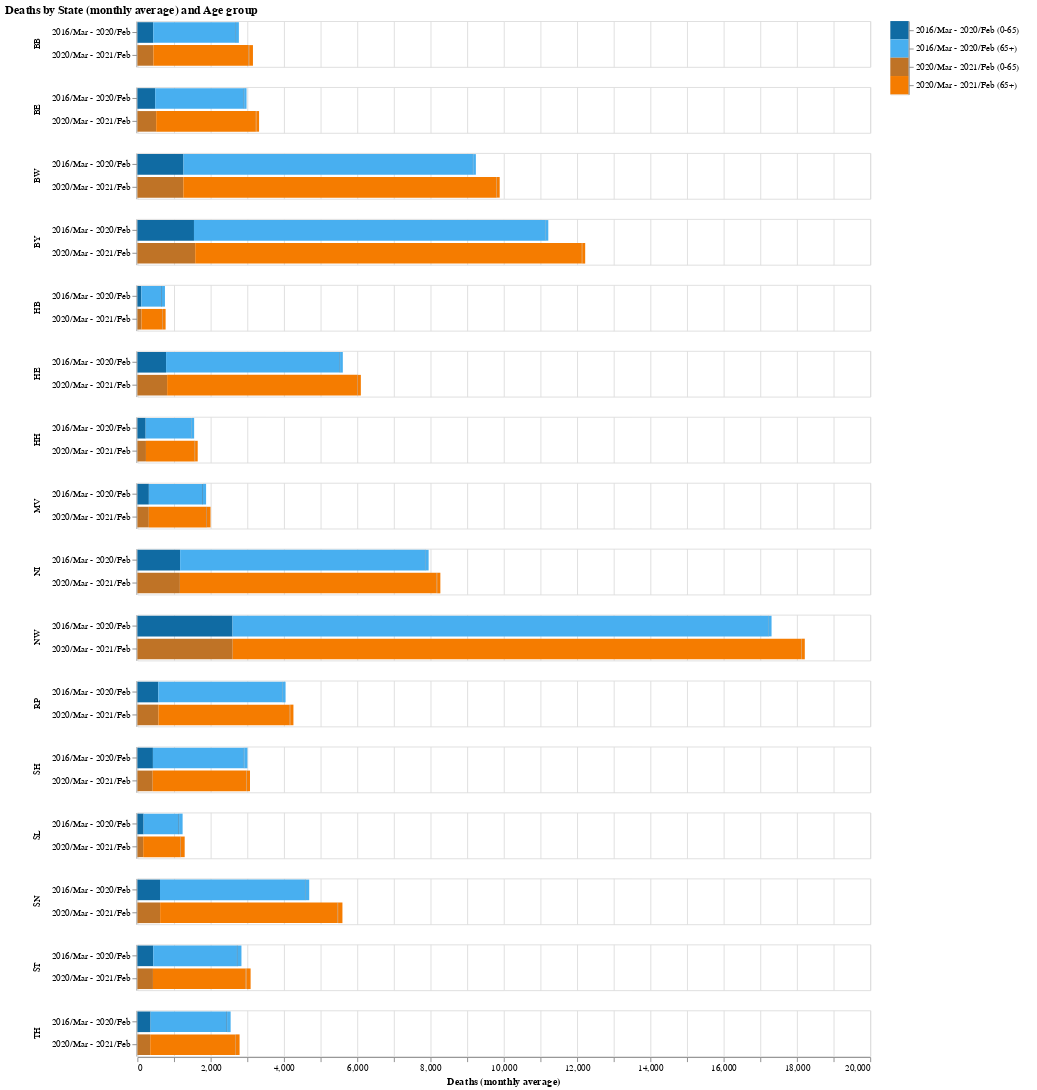

The code cell stored with this chart in its notebook:
### Code cell
#hide_input

# allow more then 5000 data entries
#alt.data_transformers.enable('json')
#alt.data_transformers.enable('default', max_rows=6000)

# prepare dropdown
measures = ['deaths', 'deaths_per_pop']
measure_dropdown = alt.binding_select(options=measures, labels = T_STATE_MEASURES, name=T_MEASURE + ': ')
measure_select = alt.selection_single(fields=['measure'], bind=measure_dropdown, name='measure')

base = alt.Chart(data_m).transform_calculate(
    color_age = 'datum.period == "2016/Mar - 2020/Feb" ? (datum.age == "0-65" ? "#106ba3" : "#48aff0") : (datum.age == "0-65" ? "#bf7326" : "#f57c00")'
)

# plot chart
bar_chart = base.mark_bar().encode(
    x= alt.X('val', title = T_DEATHS_MONTHLY),
    y = alt.Y('period', title = ''),
    color = alt.Color('color_age:N', scale=None), #alt.Color('age', legend=alt.Legend(title=T_AGE)),
    row = alt.Row('state_abbrv', header = alt.Header(title = ' ')),
    order = alt.Order(
      'state_abbrv',
      sort ='ascending'
    ),
    tooltip = [alt.Tooltip('state_abbrv', title = T_STATE),
               alt.Tooltip('age', title = T_AGE_GRP),
               alt.Tooltip('val', title = T_DEATHS_MONTHLY, format = '.0f')
              ]
).add_selection(
    measure_select
).transform_filter(
    measure_select  
).properties(width=800, height=50, title = f'{T_DEATHS_BY_STATE} {T_AND} {T_AGE_GRP}')


legend_df =  pd.DataFrame({'age_group' : ['0-65',"0-65 ", '65+','65+ '],
                           'color': [ "#106ba3","#bf7326","#48aff0","#f57c00"],
                          'period': ['2016/Mar - 2020/Feb (0-65)', '2020/Mar - 2021/Feb (0-65)', '2016/Mar - 2020/Feb (65+)', '2020/Mar - 2021/Feb (65+)']})

#https://medium.com/dataexplorations/focus-generating-an-interactive-legend-in-altair-9a92b5714c55
legend = alt.Chart(legend_df
).mark_rect(#filled=True, size=200
).transform_calculate(
    color_legend = 'datum.color'
).encode(
    y=alt.Y('period:O', axis=alt.Axis(orient='right'), title = ' '),
    color=alt.Color('color_legend:N', scale=None),
    order = alt.Order(
      'period:O',
      sort ='ascending'
    )
)

bar_chart | legend

### Figure 1 — Vega-Lite specification as saved in the notebook (floating-point values rounded to 4 significant figures)
{"config": {"view": {"continuousWidth": 400, "continuousHeight": 300}}, "hconcat": [{"data": {"name": "data-531d50368a2f04e646d7faebd3e635e5"}, "mark": "bar", "encoding": {"color": {"type": "nominal", "field": "color_age", "scale": null}, "order": {"type": "nominal", "field": "state_abbrv", "sort": "ascending"}, "row": {"type": "nominal", "field": "state_abbrv", "header": {"title": " "}}, "tooltip": [{"type": "nominal", "field": "state_abbrv", "title": "State"}, {"type": "nominal", "field": "age", "title": "Age group"}, {"type": "quantitative", "field": "val", "format": ".0f", "title": "Deaths (monthly average)"}], "x": {"type": "quantitative", "field": "val", "title": "Deaths (monthly average)"}, "y": {"type": "nominal", "field": "period", "title": ""}}, "height": 50, "selection": {"measure": {"type": "single", "fields": ["measure"], "bind": {"input": "select", "options": ["deaths", "deaths_per_pop"], "labels": ["Deaths", "Deaths per 100,000"], "name": "Measure: "}}}, "title": "Deaths by State (monthly average) and Age group", "transform": [{"calculate": "datum.period == \"2016/Mar - 2020/Feb\" ? (datum.age == \"0-65\" ? \"#106ba3\" : \"#48aff0\") : (datum.age == \"0-65\" ? \"#bf7326\" : \"#f57c00\")", "as": "color_age"}, {"filter": {"selection": "measure"}}], "width": 800}, {"data": {"name": "data-2c993e909bda5ef1ccd1b3d4dd4793b8"}, "mark": "rect", "encoding": {"color": {"type": "nominal", "field": "color_legend", "scale": null}, "order": {"type": "ordinal", "field": "period", "sort": "ascending"}, "y": {"type": "ordinal", "axis": {"orient": "right"}, "field": "period", "title": " "}}, "transform": [{"calculate": "datum.color", "as": "color_legend"}]}], "$schema": "https://vega.github.io/schema/vega-lite/v4.8.1.json", "datasets": {"data-531d50368a2f04e646d7faebd3e635e5": [{"state_abbrv": "BB", "age": "0-65", "period": "2016/Mar - 2020/Feb", "measure": "deaths", "val": 432.6}, {"state_abbrv": "BB", "age": "0-65", "period": "2020/Mar - 2021/Feb", "measure": "deaths", "val": 435.3}, {"state_abbrv": "BB", "age": "65+", "period": "2016/Mar - 2020/Feb", "measure": "deaths", "val": 2231.0}, {"state_abbrv": "BB", "age": "65+", "period": "2020/Mar - 2021/Feb", "measure": "deaths", "val": 2598.0}, {"state_abbrv": "BE", "age": "0-65", "period": "2016/Mar - 2020/Feb", "measure": "deaths", "val": 485.3}, {"state_abbrv": "BE", "age": "0-65", "period": "2020/Mar - 2021/Feb", "measure": "deaths", "val": 512.7}, {"state_abbrv": "BE", "age": "65+", "period": "2016/Mar - 2020/Feb", "measure": "deaths", "val": 2414.0}, {"state_abbrv": "BE", "age": "65+", "period": "2020/Mar - 2021/Feb", "measure": "deaths", "val": 2720.0}, {"state_abbrv": "BW", "age": "0-65", "period": "2016/Mar - 2020/Feb", "measure": "deaths", "val": 1257.0}, {"state_abbrv": "BW", "age": "0-65", "period": "2020/Mar - 2021/Feb", "measure": "deaths", "val": 1253.0}, {"state_abbrv": "BW", "age": "65+", "period": "2016/Mar - 2020/Feb", "measure": "deaths", "val": 7898.0}, {"state_abbrv": "BW", "age": "65+", "period": "2020/Mar - 2021/Feb", "measure": "deaths", "val": 8547.0}, {"state_abbrv": "BY", "age": "0-65", "period": "2016/Mar - 2020/Feb", "measure": "deaths", "val": 1544.0}, {"state_abbrv": "BY", "age": "0-65", "period": "2020/Mar - 2021/Feb", "measure": "deaths", "val": 1578.0}, {"state_abbrv": "BY", "age": "65+", "period": "2016/Mar - 2020/Feb", "measure": "deaths", "val": 9586.0}, {"state_abbrv": "BY", "age": "65+", "period": "2020/Mar - 2021/Feb", "measure": "deaths", "val": 10550.0}, {"state_abbrv": "HB", "age": "0-65", "period": "2016/Mar - 2020/Feb", "measure": "deaths", "val": 107.4}, {"state_abbrv": "HB", "age": "0-65", "period": "2020/Mar - 2021/Feb", "measure": "deaths", "val": 112.2}, {"state_abbrv": "HB", "age": "65+", "period": "2016/Mar - 2020/Feb", "measure": "deaths", "val": 548.5}, {"state_abbrv": "HB", "age": "65+", "period": "2020/Mar - 2021/Feb", "measure": "deaths", "val": 559.4}, {"state_abbrv": "HE", "age": "0-65", "period": "2016/Mar - 2020/Feb", "measure": "deaths", "val": 782.5}, {"state_abbrv": "HE", "age": "0-65", "period": "2020/Mar - 2021/Feb", "measure": "deaths", "val": 811.5}, {"state_abbrv": "HE", "age": "65+", "period": "2016/Mar - 2020/Feb", "measure": "deaths", "val": 4736.0}, {"state_abbrv": "HE", "age": "65+", "period": "2020/Mar - 2021/Feb", "measure": "deaths", "val": 5192.0}, {"state_abbrv": "HH", "age": "0-65", "period": "2016/Mar - 2020/Feb", "measure": "deaths", "val": 225.6}, {"state_abbrv": "HH", "age": "0-65", "period": "2020/Mar - 2021/Feb", "measure": "deaths", "val": 233.2}, {"state_abbrv": "HH", "age": "65+", "period": "2016/Mar - 2020/Feb", "measure": "deaths", "val": 1243.0}, {"state_abbrv": "HH", "age": "65+", "period": "2020/Mar - 2021/Feb", "measure": "deaths", "val": 1328.0}, {"state_abbrv": "MV", "age": "0-65", "period": "2016/Mar - 2020/Feb", "measure": "deaths", "val": 312.9}, {"state_abbrv": "MV", "age": "0-65", "period": "2020/Mar - 2021/Feb", "measure": "deaths", "val": 311.7}, {"state_abbrv": "MV", "age": "65+", "period": "2016/Mar - 2020/Feb", "measure": "deaths", "val": 1452.0}, {"state_abbrv": "MV", "age": "65+", "period": "2020/Mar - 2021/Feb", "measure": "deaths", "val": 1567.0}, {"state_abbrv": "NI", "age": "0-65", "period": "2016/Mar - 2020/Feb", "measure": "deaths", "val": 1166.0}, {"state_abbrv": "NI", "age": "0-65", "period": "2020/Mar - 2021/Feb", "measure": "deaths", "val": 1160.0}, {"state_abbrv": "NI", "age": "65+", "period": "2016/Mar - 2020/Feb", "measure": "deaths", "val": 6684.0}, {"state_abbrv": "NI", "age": "65+", "period": "2020/Mar - 2021/Feb", "measure": "deaths", "val": 7007.0}, {"state_abbrv": "NW", "age": "0-65", "period": "2016/Mar - 2020/Feb", "measure": "deaths", "val": 2596.0}, {"state_abbrv": "NW", "age": "0-65", "period": "2020/Mar - 2021/Feb", "measure": "deaths", "val": 2601.0}, {"state_abbrv": "NW", "age": "65+", "period": "2016/Mar - 2020/Feb", "measure": "deaths", "val": 14620.0}, {"state_abbrv": "NW", "age": "65+", "period": "2020/Mar - 2021/Feb", "measure": "deaths", "val": 15510.0}, {"state_abbrv": "RP", "age": "0-65", "period": "2016/Mar - 2020/Feb", "measure": "deaths", "val": 570.5}, {"state_abbrv": "RP", "age": "0-65", "period": "2020/Mar - 2021/Feb", "measure": "deaths", "val": 574.4}, {"state_abbrv": "RP", "age": "65+", "period": "2016/Mar - 2020/Feb", "measure": "deaths", "val": 3377.0}, {"state_abbrv": "RP", "age": "65+", "period": "2020/Mar - 2021/Feb", "measure": "deaths", "val": 3582.0}, {"state_abbrv": "SH", "age": "0-65", "period": "2016/Mar - 2020/Feb", "measure": "deaths", "val": 423.5}, {"state_abbrv": "SH", "age": "0-65", "period": "2020/Mar - 2021/Feb", "measure": "deaths", "val": 417.2}, {"state_abbrv": "SH", "age": "65+", "period": "2016/Mar - 2020/Feb", "measure": "deaths", "val": 2479.0}, {"state_abbrv": "SH", "age": "65+", "period": "2020/Mar - 2021/Feb", "measure": "deaths", "val": 2553.0}, {"state_abbrv": "SL", "age": "0-65", "period": "2016/Mar - 2020/Feb", "measure": "deaths", "val": 169.6}, {"state_abbrv": "SL", "age": "0-65", "period": "2020/Mar - 2021/Feb", "measure": "deaths", "val": 157.8}, {"state_abbrv": "SL", "age": "65+", "period": "2016/Mar - 2020/Feb", "measure": "deaths", "val": 950.9}, {"state_abbrv": "SL", "age": "65+", "period": "2020/Mar - 2021/Feb", "measure": "deaths", "val": 1014.0}, {"state_abbrv": "SN", "age": "0-65", "period": "2016/Mar - 2020/Feb", "measure": "deaths", "val": 616.8}, {"state_abbrv": "SN", "age": "0-65", "period": "2020/Mar - 2021/Feb", "measure": "deaths", "val": 620.8}, {"state_abbrv": "SN", "age": "65+", "period": "2016/Mar - 2020/Feb", "measure": "deaths", "val": 3960.0}, {"state_abbrv": "SN", "age": "65+", "period": "2020/Mar - 2021/Feb", "measure": "deaths", "val": 4841.0}, {"state_abbrv": "ST", "age": "0-65", "period": "2016/Mar - 2020/Feb", "measure": "deaths", "val": 432.5}, {"state_abbrv": "ST", "age": "0-65", "period": "2020/Mar - 2021/Feb", "measure": "deaths", "val": 424.3}, {"state_abbrv": "ST", "age": "65+", "period": "2016/Mar - 2020/Feb", "measure": "deaths", "val": 2284.0}, {"state_abbrv": "ST", "age": "65+", "period": "2020/Mar - 2021/Feb", "measure": "deaths", "val": 2531.0}, {"state_abbrv": "TH", "age": "0-65", "period": "2016/Mar - 2020/Feb", "measure": "deaths", "val": 359.6}, {"state_abbrv": "TH", "age": "0-65", "period": "2020/Mar - 2021/Feb", "measure": "deaths", "val": 350.2}, {"state_abbrv": "TH", "age": "65+", "period": "2016/Mar - 2020/Feb", "measure": "deaths", "val": 2071.0}, {"state_abbrv": "TH", "age": "65+", "period": "2020/Mar - 2021/Feb", "measure": "deaths", "val": 2314.0}, {"state_abbrv": "BB", "age": "0-65", "period": "2016/Mar - 2020/Feb", "measure": "deaths_per_pop", "val": 17.16}, {"state_abbrv": "BB", "age": "0-65", "period": "2020/Mar - 2021/Feb", "measure": "deaths_per_pop", "val": 17.26}, {"state_abbrv": "BB", "age": "65+", "period": "2016/Mar - 2020/Feb", "measure": "deaths_per_pop", "val": 88.48}, {"state_abbrv": "BB", "age": "65+", "period": "2020/Mar - 2021/Feb", "measure": "deaths_per_pop", "val": 103.0}, {"state_abbrv": "BE", "age": "0-65", "period": "2016/Mar - 2020/Feb", "measure": "deaths_per_pop", "val": 13.23}, {"state_abbrv": "BE", "age": "0-65", "period": "2020/Mar - 2021/Feb", "measure": "deaths_per_pop", "val": 13.97}, {"state_abbrv": "BE", "age": "65+", "period": "2016/Mar - 2020/Feb", "measure": "deaths_per_pop", "val": 65.79}, {"state_abbrv": "BE", "age": "65+", "period": "2020/Mar - 2021/Feb", "measure": "deaths_per_pop", "val": 74.12}, {"state_abbrv": "BW", "age": "0-65", "period": "2016/Mar - 2020/Feb", "measure": "deaths_per_pop", "val": 11.33}, {"state_abbrv": "BW", "age": "0-65", "period": "2020/Mar - 2021/Feb", "measure": "deaths_per_pop", "val": 11.28}, {"state_abbrv": "BW", "age": "65+", "period": "2016/Mar - 2020/Feb", "measure": "deaths_per_pop", "val": 71.15}, {"state_abbrv": "BW", "age": "65+", "period": "2020/Mar - 2021/Feb", "measure": "deaths_per_pop", "val": 77.0}, {"state_abbrv": "BY", "age": "0-65", "period": "2016/Mar - 2020/Feb", "measure": "deaths_per_pop", "val": 11.76}, {"state_abbrv": "BY", "age": "0-65", "period": "2020/Mar - 2021/Feb", "measure": "deaths_per_pop", "val": 12.02}, {"state_abbrv": "BY", "age": "65+", "period": "2016/Mar - 2020/Feb", "measure": "deaths_per_pop", "val": 73.04}, {"state_abbrv": "BY", "age": "65+", "period": "2020/Mar - 2021/Feb", "measure": "deaths_per_pop", "val": 80.39}, {"state_abbrv": "HB", "age": "0-65", "period": "2016/Mar - 2020/Feb", "measure": "deaths_per_pop", "val": 15.77}, {"state_abbrv": "HB", "age": "0-65", "period": "2020/Mar - 2021/Feb", "measure": "deaths_per_pop", "val": 16.48}, {"state_abbrv": "HB", "age": "65+", "period": "2016/Mar - 2020/Feb", "measure": "deaths_per_pop", "val": 80.52}, {"state_abbrv": "HB", "age": "65+", "period": "2020/Mar - 2021/Feb", "measure": "deaths_per_pop", "val": 82.12}, {"state_abbrv": "HE", "age": "0-65", "period": "2016/Mar - 2020/Feb", "measure": "deaths_per_pop", "val": 12.44}, {"state_abbrv": "HE", "age": "0-65", "period": "2020/Mar - 2021/Feb", "measure": "deaths_per_pop", "val": 12.91}, {"state_abbrv": "HE", "age": "65+", "period": "2016/Mar - 2020/Feb", "measure": "deaths_per_pop", "val": 75.32}, {"state_abbrv": "HE", "age": "65+", "period": "2020/Mar - 2021/Feb", "measure": "deaths_per_pop", "val": 82.56}, {"state_abbrv": "HH", "age": "0-65", "period": "2016/Mar - 2020/Feb", "measure": "deaths_per_pop", "val": 12.21}, {"state_abbrv": "HH", "age": "0-65", "period": "2020/Mar - 2021/Feb", "measure": "deaths_per_pop", "val": 12.63}, {"state_abbrv": "HH", "age": "65+", "period": "2016/Mar - 2020/Feb", "measure": "deaths_per_pop", "val": 67.3}, {"state_abbrv": "HH", "age": "65+", "period": "2020/Mar - 2021/Feb", "measure": "deaths_per_pop", "val": 71.9}, {"state_abbrv": "MV", "age": "0-65", "period": "2016/Mar - 2020/Feb", "measure": "deaths_per_pop", "val": 19.46}, {"state_abbrv": "MV", "age": "0-65", "period": "2020/Mar - 2021/Feb", "measure": "deaths_per_pop", "val": 19.38}, {"state_abbrv": "MV", "age": "65+", "period": "2016/Mar - 2020/Feb", "measure": "deaths_per_pop", "val": 90.31}, {"state_abbrv": "MV", "age": "65+", "period": "2020/Mar - 2021/Feb", "measure": "deaths_per_pop", "val": 97.45}, {"state_abbrv": "NI", "age": "0-65", "period": "2016/Mar - 2020/Feb", "measure": "deaths_per_pop", "val": 14.59}, {"state_abbrv": "NI", "age": "0-65", "period": "2020/Mar - 2021/Feb", "measure": "deaths_per_pop", "val": 14.51}, {"state_abbrv": "NI", "age": "65+", "period": "2016/Mar - 2020/Feb", "measure": "deaths_per_pop", "val": 83.61}, {"state_abbrv": "NI", "age": "65+", "period": "2020/Mar - 2021/Feb", "measure": "deaths_per_pop", "val": 87.65}, {"state_abbrv": "NW", "age": "0-65", "period": "2016/Mar - 2020/Feb", "measure": "deaths_per_pop", "val": 14.47}, {"state_abbrv": "NW", "age": "0-65", "period": "2020/Mar - 2021/Feb", "measure": "deaths_per_pop", "val": 14.49}, {"state_abbrv": "NW", "age": "65+", "period": "2016/Mar - 2020/Feb", "measure": "deaths_per_pop", "val": 81.44}, {"state_abbrv": "NW", "age": "65+", "period": "2020/Mar - 2021/Feb", "measure": "deaths_per_pop", "val": 86.44}, {"state_abbrv": "RP", "age": "0-65", "period": "2016/Mar - 2020/Feb", "measure": "deaths_per_pop", "val": 13.94}, {"state_abbrv": "RP", "age": "0-65", "period": "2020/Mar - 2021/Feb", "measure": "deaths_per_pop", "val": 14.03}, {"state_abbrv": "RP", "age": "65+", "period": "2016/Mar - 2020/Feb", "measure": "deaths_per_pop", "val": 82.49}, {"state_abbrv": "RP", "age": "65+", "period": "2020/Mar - 2021/Feb", "measure": "deaths_per_pop", "val": 87.51}, {"state_abbrv": "SH", "age": "0-65", "period": "2016/Mar - 2020/Feb", "measure": "deaths_per_pop", "val": 14.59}, {"state_abbrv": "SH", "age": "0-65", "period": "2020/Mar - 2021/Feb", "measure": "deaths_per_pop", "val": 14.37}, {"state_abbrv": "SH", "age": "65+", "period": "2016/Mar - 2020/Feb", "measure": "deaths_per_pop", "val": 85.38}, {"state_abbrv": "SH", "age": "65+", "period": "2020/Mar - 2021/Feb", "measure": "deaths_per_pop", "val": 87.93}, {"state_abbrv": "SL", "age": "0-65", "period": "2016/Mar - 2020/Feb", "measure": "deaths_per_pop", "val": 17.18}, {"state_abbrv": "SL", "age": "0-65", "period": "2020/Mar - 2021/Feb", "measure": "deaths_per_pop", "val": 15.98}, {"state_abbrv": "SL", "age": "65+", "period": "2016/Mar - 2020/Feb", "measure": "deaths_per_pop", "val": 96.35}, {"state_abbrv": "SL", "age": "65+", "period": "2020/Mar - 2021/Feb", "measure": "deaths_per_pop", "val": 102.8}, {"state_abbrv": "SN", "age": "0-65", "period": "2016/Mar - 2020/Feb", "measure": "deaths_per_pop", "val": 15.15}, {"state_abbrv": "SN", "age": "0-65", "period": "2020/Mar - 2021/Feb", "measure": "deaths_per_pop", "val": 15.24}, {"state_abbrv": "SN", "age": "65+", "period": "2016/Mar - 2020/Feb", "measure": "deaths_per_pop", "val": 97.25}, {"state_abbrv": "SN", "age": "65+", "period": "2020/Mar - 2021/Feb", "measure": "deaths_per_pop", "val": 118.9}, {"state_abbrv": "ST", "age": "0-65", "period": "2016/Mar - 2020/Feb", "measure": "deaths_per_pop", "val": 19.71}, {"state_abbrv": "ST", "age": "0-65", "period": "2020/Mar - 2021/Feb", "measure": "deaths_per_pop", "val": 19.33}, {"state_abbrv": "ST", "age": "65+", "period": "2016/Mar - 2020/Feb", "measure": "deaths_per_pop", "val": 104.0}, {"state_abbrv": "ST", "age": "65+", "period": "2020/Mar - 2021/Feb", "measure": "deaths_per_pop", "val": 115.3}, {"state_abbrv": "TH", "age": "0-65", "period": "2016/Mar - 2020/Feb", "measure": "deaths_per_pop", "val": 16.86}, {"state_abbrv": "TH", "age": "0-65", "period": "2020/Mar - 2021/Feb", "measure": "deaths_per_pop", "val": 16.41}, {"state_abbrv": "TH", "age": "65+", "period": "2016/Mar - 2020/Feb", "measure": "deaths_per_pop", "val": 97.08}, {"state_abbrv": "TH", "age": "65+", "period": "2020/Mar - 2021/Feb", "measure": "deaths_per_pop", "val": 108.5}], "data-2c993e909bda5ef1ccd1b3d4dd4793b8": [{"age_group": "0-65", "color": "#106ba3", "period": "2016/Mar - 2020/Feb (0-65)"}, {"age_group": "0-65 ", "color": "#bf7326", "period": "2020/Mar - 2021/Feb (0-65)"}, {"age_group": "65+", "color": "#48aff0", "period": "2016/Mar - 2020/Feb (65+)"}, {"age_group": "65+ ", "color": "#f57c00", "period": "2020/Mar - 2021/Feb (65+)"}]}}
